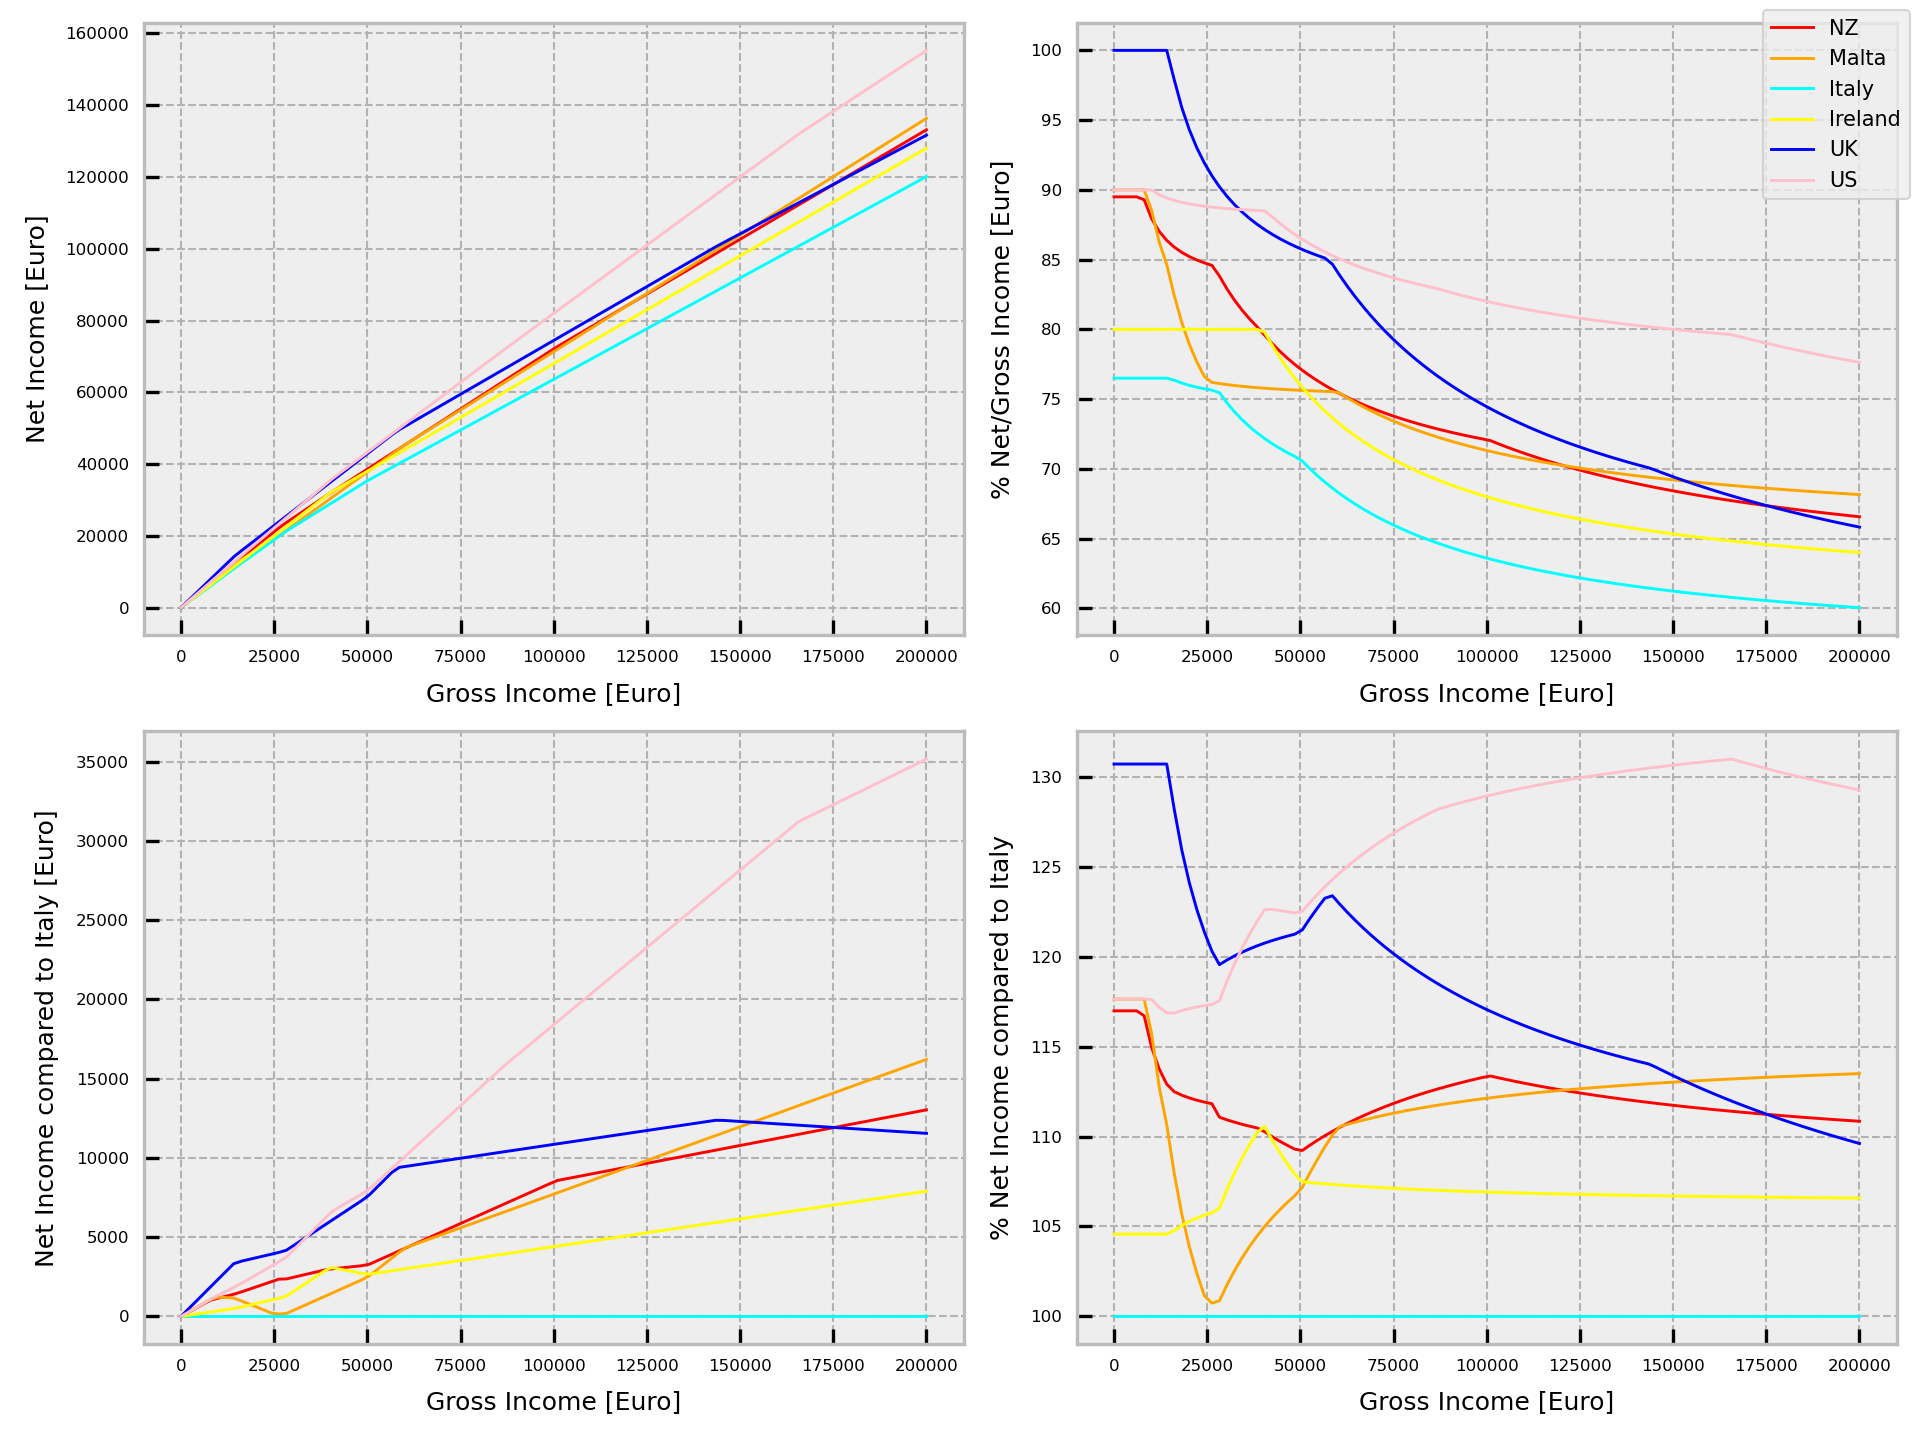

Source code (Python):
import numpy as np
import matplotlib.pyplot as plot
from matplotlib import style
import matplotlib


class Tax:
    def __init__(self, tax_data):
        self.name = tax_data["name"]
        self.color = tax_data["color"]
        self.taxes = np.array(tax_data["rates"])
        self.currency_factor = tax_data["currency_factor"]
        self.gross_incomes = np.array(tax_data["incomes"]) * self.currency_factor
        self.local_tax = tax_data["local_tax"] if "local_tax" in tax_data else 0
        self.cap_tax, self.cap_yearly = (
            tax_data["capping"]["tax"], tax_data["capping"]["yearly_cap"]) if "capping" in tax_data else (0, 0)
        self.net_incomes = []
        self.calc_net_incomes()

    def calc_net_incomes(self):
        for i in range(len(self.taxes) - 1):
            prev_gross = self.gross_incomes[i - 1] if i > 0 else 0
            prev_net = self.net_incomes[i - 1] if i > 0 else 0
            self.net_incomes.append(self.tax2rate(self.taxes[i]) * (self.gross_incomes[i] - prev_gross) + prev_net)

    def get_name(self):
        return self.name

    def get_color(self):
        return self.color

    @staticmethod
    def tax2rate(tax_item, tax_part=False):
        c = tax_item / 100
        return c if tax_part else 1 - c

    def get_net_income(self, gross_income):
        index = np.sum(np.where(self.gross_incomes < gross_income, 1, 0))
        m = self.tax2rate(self.taxes[index])
        p = (self.net_incomes[index - 1] - m * self.gross_incomes[index - 1]) if index > 0 else 0
        capping = min(gross_income * self.tax2rate(self.cap_tax, tax_part=True),
                      self.cap_yearly) if self.cap_tax != 0 else 0
        local_tax = gross_income * self.tax2rate(self.local_tax, tax_part=True)
        return gross_income * m + p - capping - local_tax

    def get_net_incomes(self, gross_incomes):
        return np.vectorize(self.get_net_income)(gross_incomes)

    def get_net_incomes_perc(self, gross_incomes):
        return 100 * self.get_net_incomes(gross_incomes) / gross_incomes

    def get_net_incomes_reference(self, gross_incomes, reference_tax):
        return self.get_net_incomes(gross_incomes) - reference_tax.get_net_incomes(gross_incomes)

    def get_net_incomes_reference_perc(self, gross_incomes, reference_tax):
        return 100 * self.get_net_incomes(gross_incomes) / reference_tax.get_net_incomes(gross_incomes)


tax_data = [
    {"name": "NZ", "color": "red", "rates": [10.5, 17.5, 30, 33, 39],
     "incomes": [14000, 48000, 70000, 180000], "currency_factor": 0.56},
    {"name": "Malta", "color": "orange", "rates": [0, 15, 25, 35], "incomes": [9100, 14500, 60000],
     "currency_factor": 1,
     "capping": {"tax": 10, "yearly_cap": 2500}},
    {"name": "Italy", "color": "cyan", "rates": [23, 25, 35, 43], "incomes": [15000, 28000, 50000],
     "currency_factor": 1, "local_tax": 0.5},
    {"name": "Ireland", "color": "yellow", "rates": [20, 40], "incomes": [40000], "currency_factor": 1},
    {"name": "UK", "color": "blue", "rates": [0, 20, 40, 45], "incomes": [12570, 50270, 125140],
     "currency_factor": 1.15},
    {"name": "US", "color": "pink", "rates": [10, 12, 22, 24, 32, 35, 37],
     "incomes": [11000, 44725, 95375, 182100, 231250, 578125],
     "currency_factor": 0.91}
]
taxes = [Tax(tax_i) for tax_i in tax_data]
tax_reference = [tax_i for tax_i in taxes if tax_i.get_name() == "Italy"][0]

MIN = 1
MAX = 200000
N = 100
X_LABEL = "Gross Income [Euro]"
FONT_SIZE = 4
BIG_FONT_SIZE = 5
LINE_WIDTH = 0.7
style.use("bmh")
x = np.array(np.linspace(MIN, MAX, N))
matplotlib.rc('xtick', labelsize=FONT_SIZE)
matplotlib.rc('ytick', labelsize=FONT_SIZE)
plot.rcParams.update({'font.size': BIG_FONT_SIZE})

graphs = np.array([
    [lambda t: t.get_net_incomes(x), X_LABEL, "Net Income [Euro]"],
    [lambda t: t.get_net_incomes_perc(x), X_LABEL, "% Net/Gross Income [Euro]"],
    [lambda t: t.get_net_incomes_reference(x, tax_reference), X_LABEL, "Net Income compared to Italy [Euro]"],
    [lambda t: t.get_net_incomes_reference_perc(x, tax_reference), X_LABEL,
     "% Net Income compared to Italy"],
])
for graph_i, (f, x_label, y_label) in enumerate(graphs):
    plot.subplot(221 + graph_i)
    for tax in taxes:
        plot.plot(x, f(tax), label=tax.get_name(), color=tax.get_color(), linewidth=LINE_WIDTH)
        plot.xlabel(x_label)
        plot.ylabel(y_label)
    plot.figlegend() if not graph_i else ""
plot.tight_layout()
plot.savefig("taxes.png", dpi=300)
plot.show()
